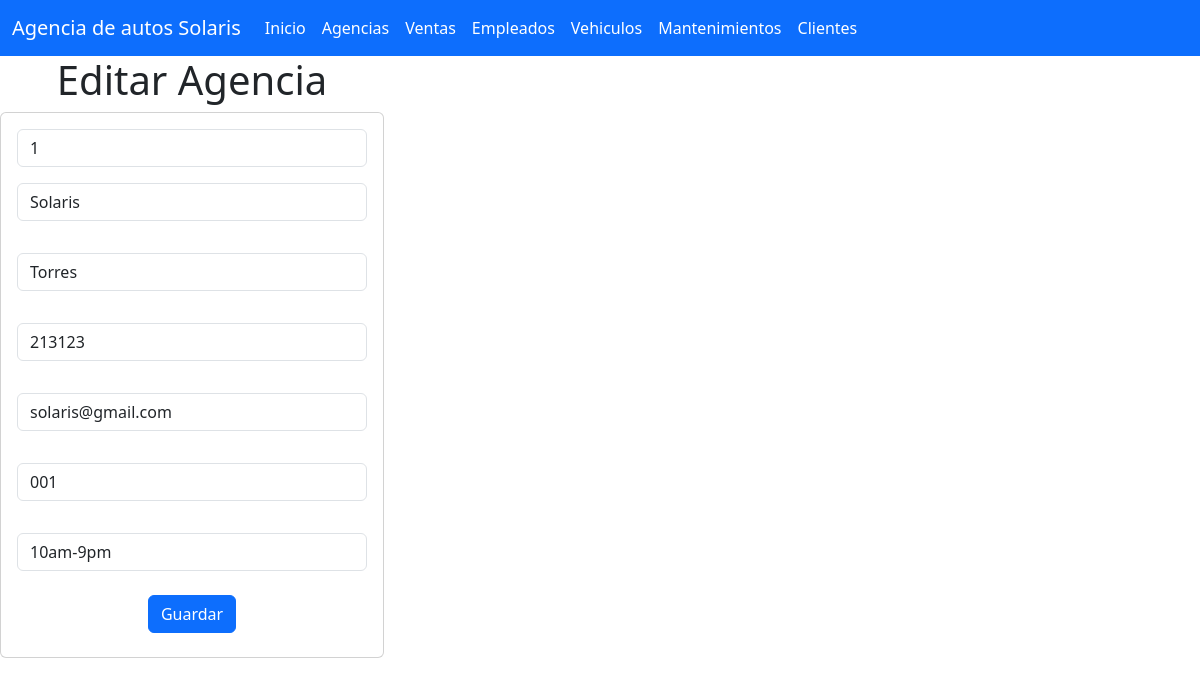
/seleccionarAgencia/1, run on the app's committed database.
### agencia_app/models.py (models this page shows, shortened)
class Agencia(models.Model):
    id_agencia = models.IntegerField(primary_key=True)
    nombre = models.CharField(max_length=255)
    direccion = models.CharField(max_length=255)
    telefono = models.IntegerField()
    email = models.CharField(max_length=255)
    sucursal = models.CharField(max_length=255)
    horario = models.CharField(max_length=255)

### agencia_app/views.py (the view)
# urls.py: path("seleccionarAgencia/<id_agencia>",views.seleccionarAgencia,name="seleccionarAgencia"),
def seleccionarAgencia(request, id_agencia):
    agencia = Agencia.objects.get(id_agencia=id_agencia)
    return render(request, "editarAgencias.html", {"misagencias": agencia})

### agencia_app/templates/editarAgencias.html (shortened to what this page needs)
{% extends "base.html" %}
{% block cuerpo %}
<div class="row">
  <div class="col-sm-12 col-md-4 col-lg-4 col-xl-4">
    <h1>Editar Agencia</h1>
    <div class="card">
      <div class="card-body">
        <form action='/editarAgencia/' method="POST">
          <div class="form-group">
            <input type="number" id="txtid_agencia" name="txtid_agencia" class="form-control" value="{{ misagencias.id_agencia }}" readonly required>
          </div>
          <div class="form-group py-3">
            <input type="text" id="txtnombre" name="txtnombre" class="form-control" value="{{ misagencias.nombre }}" maxlength="255" required>
          </div>
          <div class="form-group py-3">
            <input type="text" id="txtdireccion" name="txtdireccion" class="form-control" value="{{ misagencias.direccion }}" maxlength="255" required>
          </div>
          <div class="form-group py-3">
            <input type="number" id="numtelefono" name="numtelefono" class="form-control" value="{{ misagencias.telefono }}" required>
          </div>
          <div class="form-group py-3">
            <input type="text" id="txtemail" name="txtemail" class="form-control" value="{{ misagencias.email }}" maxlength="255" required>
          </div>
          <div class="form-group py-3">
            <input type="text" id="txtsucursal" name="txtsucursal" class="form-control" value="{{ misagencias.sucursal }}" maxlength="255" required>
          </div>
          <div class="form-group py-3">
            <input type="text" id="txthorario" name="txthorario" class="form-control" value="{{ misagencias.horario }}" maxlength="255" required>
          </div>
          <div class="form-group py-2">
            <button type="submit" class="btn btn-primary">Guardar</button>
          </div>
        </form>
      </div>
    </div>
  </div>
</div>
{% endblock %}

### data on the page
Agencia: txtid_agencia "1", txtnombre "Solaris", txtdireccion "Torres", numtelefono "213123", txtemail "solaris@gmail.com", txtsucursal "001", txthorario "10am-9pm"
